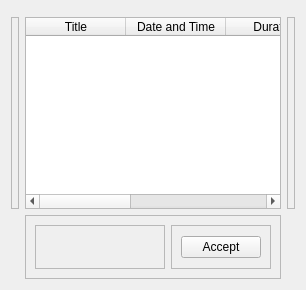
         <widget class="QWidget" name="acceptquests_page">
          <layout class="QGridLayout" name="gridLayout_9">
           <item row="0" column="1">
            <widget class="QFrame" name="frame_52">
             <property name="frameShape">
              <enum>QFrame::StyledPanel</enum>
             </property>
             <property name="frameShadow">
              <enum>QFrame::Raised</enum>
             </property>
            </widget>
           </item>
           <item row="1" column="0">
            <widget class="QFrame" name="frame_47">
             <property name="minimumSize">
              <size>
               <width>8</width>
               <height>0</height>
              </size>
             </property>
             <property name="frameShape">
              <enum>QFrame::StyledPanel</enum>
             </property>
             <property name="frameShadow">
              <enum>QFrame::Raised</enum>
             </property>
            </widget>
           </item>
           <item row="1" column="1">
            <widget class="QTableWidget" name="availableQuest_table">
             <property name="contextMenuPolicy">
              <enum>Qt::DefaultContextMenu</enum>
             </property>
             <property name="gridStyle">
              <enum>Qt::SolidLine</enum>
             </property>
             <attribute name="horizontalHeaderShowSortIndicator" stdset="0">
              <bool>true</bool>
             </attribute>
             <attribute name="horizontalHeaderStretchLastSection">
              <bool>true</bool>
             </attribute>
             <attribute name="verticalHeaderStretchLastSection">
              <bool>false</bool>
             </attribute>
             <column>
              <property name="text">
               <string>Title</string>
              </property>
             </column>
             <column>
              <property name="text">
               <string>Date and Time</string>
              </property>
             </column>
             <column>
              <property name="text">
               <string>Duration</string>
              </property>
             </column>
             <column>
              <property name="text">
               <string>Points</string>
              </property>
             </column>
             <column>
              <property name="text">
               <string>Description</string>
              </property>
             </column>
            </widget>
           </item>
           <item row="1" column="2">
            <widget class="QFrame" name="frame_48">
             <property name="minimumSize">
              <size>
               <width>8</width>
               <height>0</height>
              </size>
             </property>
             <property name="frameShape">
              <enum>QFrame::StyledPanel</enum>
             </property>
             <property name="frameShadow">
              <enum>QFrame::Raised</enum>
             </property>
            </widget>
           </item>
           <item row="2" column="1">
            <widget class="QFrame" name="frame_49">
             <property name="minimumSize">
              <size>
               <width>0</width>
               <height>64</height>
              </size>
             </property>
             <property name="frameShape">
              <enum>QFrame::StyledPanel</enum>
             </property>
             <property name="frameShadow">
              <enum>QFrame::Raised</enum>
             </property>
             <layout class="QHBoxLayout" name="horizontalLayout_26">
              <item>
               <widget class="QFrame" name="frame_50">
                <property name="frameShape">
                 <enum>QFrame::StyledPanel</enum>
                </property>
                <property name="frameShadow">
                 <enum>QFrame::Raised</enum>
                </property>
               </widget>
              </item>
              <item>
               <widget class="QFrame" name="frame_51">
                <property name="sizePolicy">
                 <sizepolicy hsizetype="Fixed" vsizetype="Preferred">
                  <horstretch>0</horstretch>
                  <verstretch>0</verstretch>
                 </sizepolicy>
                </property>
                <property name="frameShape">
                 <enum>QFrame::StyledPanel</enum>
                </property>
                <property name="frameShadow">
                 <enum>QFrame::Raised</enum>
                </property>
                <layout class="QGridLayout" name="gridLayout_10">
                 <item row="0" column="0">
                  <widget class="QPushButton" name="acceptQuest_btn">
                   <property name="sizePolicy">
                    <sizepolicy hsizetype="Fixed" vsizetype="Fixed">
                     <horstretch>0</horstretch>
                     <verstretch>0</verstretch>
                    </sizepolicy>
                   </property>
                   <property name="text">
                    <string>Accept</string>
                   </property>
                   <property name="autoDefault">
                    <bool>false</bool>
                   </property>
                   <property name="default">
                    <bool>false</bool>
                   </property>
                   <property name="flat">
                    <bool>false</bool>
                   </property>
                  </widget>
                 </item>
                </layout>
               </widget>
              </item>
             </layout>
            </widget>
           </item>
          </layout>
         </widget>
